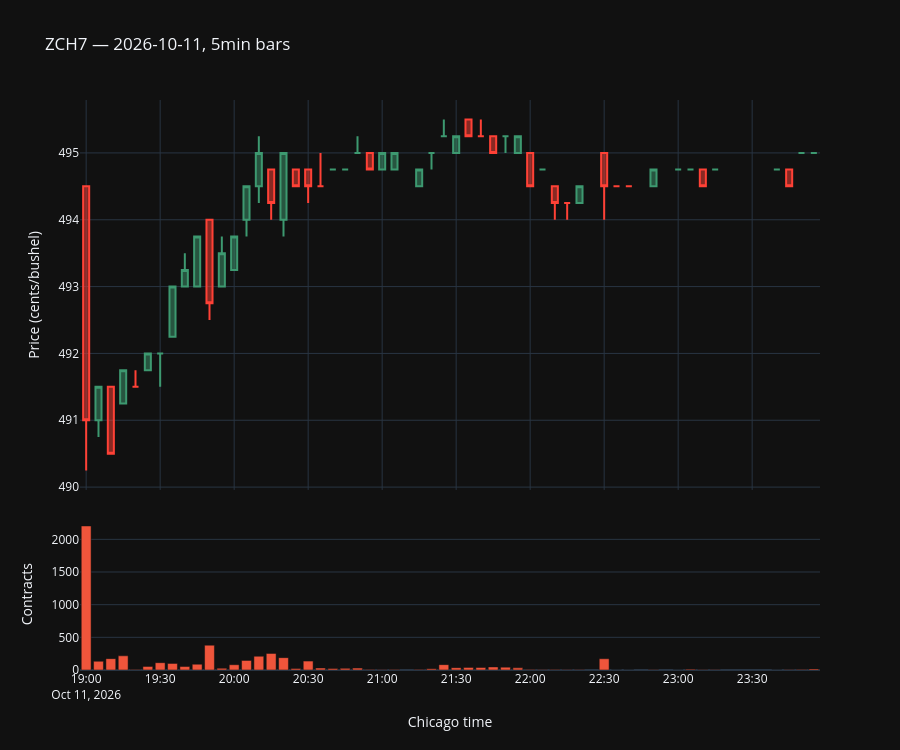

This figure's notebook cell:
### Code cell
INTRADAY_DATE = None  # Example: "2026-10-09"
selected_day = (trades_ct.index.max().normalize() if INTRADAY_DATE is None
                else chicago_timestamp(INTRADAY_DATE).normalize())
next_day = selected_day + pd.DateOffset(days=1)
one_day = trades_ct.loc[(trades_ct.index >= selected_day) & (trades_ct.index < next_day)]
intraday_bars = make_trade_bars(one_day, INTRADAY_RULE)
intraday_fig = price_volume_chart(
    intraday_bars, f"{SYMBOL} — {selected_day.date()}, {INTRADAY_RULE} bars"
)
intraday_fig.show()
